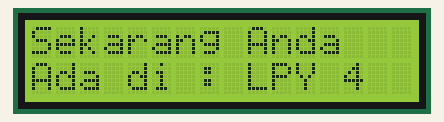
Simulated run of this program. Board: ESP8266 (NodeMCU). Parts: 16×2 character LCD. WiFi joins after 1.5 s; servers stay silent unless stated; a WiFi scan finds three made-up networks; no MQTT or app messages arrive unless stated; what the program prints to the serial monitor is not drawn.

Above: at 11.8 s.

The program:

main.cpp
```cpp
#include <Arduino.h>
#include <ESP8266WiFi.h>
#include <LiquidCrystal_I2C.h>

LiquidCrystal_I2C lcd(0x27, 16, 2);
#include <PubSubClient.h>

const char *ssid = "Araspot";
const char *password = "yondatau";
const char *mqtt_server = "test.mosquitto.org";

WiFiClient espClient;
PubSubClient client(espClient);

long now = millis();
long lastMeasure = 0;
String macAddr = "";

void setup_wifi()
{
    delay(10);
    Serial.println();
    Serial.print("Connecting to ");
    Serial.println(ssid);
    WiFi.begin(ssid, password);
    while (WiFi.status() != WL_CONNECTED)
    {
        delay(500);
        Serial.print(".");
    }
    Serial.println("");
    Serial.print("WiFi connected - ESP IP address: ");
    Serial.println(WiFi.localIP());
    macAddr = WiFi.macAddress();
    Serial.println(macAddr);
}

void reconnect()
{
    while (!client.connected())
    {
        Serial.print("Attempting MQTT connection...");
        if (client.connect(macAddr.c_str()))
        {
            Serial.println("connected");
        }
        else
        {
            Serial.print("failed, rc=");
            Serial.print(client.state());
            Serial.println(" try again in 5 seconds");
            delay(5000);
        }
    }
}

// void setup()
// {
//   Serial.begin(115200);
//   Serial.println("Mqtt Node-RED");
//   setup_wifi();
//   client.setServer(mqtt_server, 1883);
// }

// void loop()
// {
//   if (!client.connected())
//   {
//     reconnect();
//   }
//   if (!client.loop())
//   {
//     client.connect(macAddr.c_str());
//   }
//   now = millis();
//   if (now - lastMeasure > 5000)
//   {
//     lastMeasure = now;

//     int rssi = WiFi.RSSI();

//     static char RSSITemp[7];
//     dtostrf(rssi, 4, 2, RSSITemp);
//     Serial.println(RSSITemp);

//     client.publish("2041720230/room/rssi", RSSITemp);
//   }
// }

////////////////////////////////////////////////

// void setup()
// {
//     Serial.begin(115200);
//     WiFi.mode(WIFI_STA);
//     WiFi.disconnect();
// }

// void loop()
// {
//     int numNetwork = WiFi.scanNetworks();

//     for (int i = 0; i < numNetwork; i++)
//     {
//         Serial.println(WiFi.SSID(i));

//         delay(3000);
//     }
// }

//////////////////////////////

const char *ssid1 = "Araspot";
const char *ssid2 = "JTI-POLINEMA";
const char *ssid3 = "gudang";
const char *ssid4 = "Auditorium LT8 Barat";
const char *ssid5 = "Wifi Barat";

void setup()
{
    Serial.begin(115200);
    WiFi.mode(WIFI_STA);
    delay(100);

    setup_wifi();
    client.setServer(mqtt_server, 1883);

    lcd.init();
    lcd.backlight();
    lcd.clear();
    lcd.home();

    Serial.println();
    Serial.println("Memulai...");
}

int32_t getRSSI(const char *ssid)
{
    int32_t rssi = 0;

    int32_t numberOfNetworks = WiFi.scanNetworks();

    for (int32_t i = 0; i < numberOfNetworks; i++)
    {
        if (WiFi.SSID(i) == ssid)
        {
            rssi = WiFi.RSSI(i);
            break;
        }
    }

    WiFi.scanDelete();

    return rssi;
}

// void loop()
// {
//     int32_t rssi1 = getRSSI(ssid1);
//     int32_t rssi2 = getRSSI(ssid2);
//     int32_t rssi3 = getRSSI(ssid3);
//     int32_t rssi4 = getRSSI(ssid4);
//     int32_t rssi5 = getRSSI(ssid5);

//     Serial.print("RSSI ");
//     Serial.print(ssid1);
//     Serial.print(": ");
//     Serial.println(rssi1);

//     Serial.print("RSSI ");
//     Serial.print(ssid2);
//     Serial.print(": ");
//     Serial.println(rssi2);

//     Serial.print("RSSI ");
//     Serial.print(ssid3);
//     Serial.print(": ");
//     Serial.println(rssi3);

//     Serial.print("RSSI ");
//     Serial.print(ssid4);
//     Serial.print(": ");
//     Serial.println(rssi4);

//     Serial.print("RSSI ");
//     Serial.print(ssid5);
//     Serial.print(": ");
//     Serial.println(rssi5);

//     Serial.println("----------------");

//     delay(1000);
// }

///////////////////////////////////////////////////////////

#include "model.h"                              //the classifier model
Eloquent::ML::Port::SVM SVM_SKleanr_classifier; // instanciate the classifier object

// // void setup()
// // {
// //     Serial.begin(115200); // begin the Serial communication
// // }

void loop()
{
    float rssi1 = getRSSI(ssid1);
    float rssi2 = getRSSI(ssid2);
    float rssi3 = getRSSI(ssid3);
    float rssi4 = getRSSI(ssid4);
    float rssi5 = getRSSI(ssid5);

    float features[] = {rssi1, rssi2, rssi3, rssi4, rssi5}; // create the array containing the read values size is : 1x3 same as defined in google colab

    String output_str = SVM_SKleanr_classifier.predictLabel(features); // run inference

    if (!client.connected())
    {
        reconnect();
    }
    if (!client.loop())
    {
        client.connect(macAddr.c_str());
    }
    now = millis();
    if (now - lastMeasure > 5000)
    {
        lcd.home();
        lcd.print("Sekarang Anda ");
        lcd.setCursor(0, 1); // set cursor to column 0, row 1
        lcd.print("Ada di : ");
        lcd.print(String(output_str));

        lastMeasure = now;

        // static char RSSITemp[7];
        // // dtostrf(static_cast<double>(output_str.toFloat()), 4, 2, RSSITemp);
        // dtostrf(output_str, 4, 2, RSSITemp);
        Serial.println(output_str);

        client.publish("2041720230/room/ips", output_str.c_str());
    }

    Serial.println(output_str); // print the resulting orientation
    delay(700);
}
```

model.h
```cpp
#pragma once
#include <cstdarg>
#include <stdint.h>
#include <math.h>

namespace Eloquent
{
    namespace ML
    {
        namespace Port
        {
            class SVM
            {
            public:
                /**
                 * Predict class for features vector
                 */
                int predict(float *x)
                {
                    float kernels[44] = {0};
                    float decisions[1] = {0};
                    int votes[2] = {0};
                    kernels[0] = compute_kernel(x, -59.0, -77.0, -81.0, -75.0, 0.0);
                    kernels[1] = compute_kernel(x, -54.0, -87.0, -78.0, 0.0, -86.0);
                    kernels[2] = compute_kernel(x, -44.0, -67.0, 0.0, -78.0, 0.0);
                    kernels[3] = compute_kernel(x, -62.0, -73.0, 0.0, 0.0, 0.0);
                    kernels[4] = compute_kernel(x, -61.0, -68.0, -74.0, -76.0, 0.0);
                    kernels[5] = compute_kernel(x, -67.0, -85.0, 0.0, -78.0, -75.0);
                    kernels[6] = compute_kernel(x, -66.0, -85.0, 0.0, 0.0, 0.0);
                    kernels[7] = compute_kernel(x, -44.0, -79.0, 0.0, 0.0, -76.0);
                    kernels[8] = compute_kernel(x, -57.0, -73.0, -80.0, 0.0, -76.0);
                    kernels[9] = compute_kernel(x, -66.0, -72.0, -83.0, -82.0, -73.0);
                    kernels[10] = compute_kernel(x, -49.0, -84.0, -70.0, -79.0, -75.0);
                    kernels[11] = compute_kernel(x, -60.0, -71.0, 0.0, -76.0, 0.0);
                    kernels[12] = compute_kernel(x, -59.0, -74.0, 0.0, 0.0, 0.0);
                    kernels[13] = compute_kernel(x, -60.0, -83.0, -71.0, -71.0, 0.0);
                    kernels[14] = compute_kernel(x, -63.0, -90.0, -71.0, 0.0, -80.0);
                    kernels[15] = compute_kernel(x, -54.0, -83.0, -78.0, 0.0, 0.0);
                    kernels[16] = compute_kernel(x, -59.0, -80.0, 0.0, -79.0, -81.0);
                    kernels[17] = compute_kernel(x, -70.0, -85.0, 0.0, -75.0, 0.0);
                    kernels[18] = compute_kernel(x, -51.0, -81.0, -71.0, 0.0, -74.0);
                    kernels[19] = compute_kernel(x, -53.0, -76.0, -75.0, -73.0, -82.0);
                    kernels[20] = compute_kernel(x, -71.0, -85.0, -67.0, 0.0, 0.0);
                    kernels[21] = compute_kernel(x, -60.0, -70.0, -73.0, 0.0, 0.0);
                    kernels[22] = compute_kernel(x, -53.0, -74.0, -67.0, -77.0, 0.0);
                    kernels[23] = compute_kernel(x, -54.0, -89.0, -74.0, -72.0, -72.0);
                    kernels[24] = compute_kernel(x, -58.0, -89.0, 0.0, 0.0, -75.0);
                    kernels[25] = compute_kernel(x, 0.0, -56.0, -83.0, 0.0, -61.0);
                    kernels[26] = compute_kernel(x, -76.0, -66.0, 0.0, -74.0, 0.0);
                    kernels[27] = compute_kernel(x, -77.0, -65.0, 0.0, -73.0, -49.0);
                    kernels[28] = compute_kernel(x, -76.0, -56.0, -85.0, -82.0, -60.0);
                    kernels[29] = compute_kernel(x, 0.0, -88.0, 0.0, -72.0, -67.0);
                    kernels[30] = compute_kernel(x, -77.0, -65.0, 0.0, 0.0, -74.0);
                    kernels[31] = compute_kernel(x, -76.0, -59.0, 0.0, 0.0, 0.0);
                    kernels[32] = compute_kernel(x, 0.0, -55.0, 0.0, -77.0, -66.0);
                    kernels[33] = compute_kernel(x, -77.0, -64.0, 0.0, -71.0, -62.0);
                    kernels[34] = compute_kernel(x, -76.0, -76.0, 0.0, 0.0, 0.0);
                    kernels[35] = compute_kernel(x, 0.0, -69.0, 0.0, 0.0, -64.0);
                    kernels[36] = compute_kernel(x, -73.0, -57.0, 0.0, -73.0, 0.0);
                    kernels[37] = compute_kernel(x, -77.0, -59.0, 0.0, -72.0, -65.0);
                    kernels[38] = compute_kernel(x, -80.0, -73.0, 0.0, 0.0, -68.0);
                    kernels[39] = compute_kernel(x, 0.0, -60.0, 0.0, -68.0, -54.0);
                    kernels[40] = compute_kernel(x, -77.0, -56.0, 0.0, 0.0, -48.0);
                    kernels[41] = compute_kernel(x, 0.0, -65.0, 0.0, -84.0, -51.0);
                    kernels[42] = compute_kernel(x, -75.0, -58.0, 0.0, 0.0, 0.0);
                    kernels[43] = compute_kernel(x, 0.0, -58.0, 0.0, 0.0, -59.0);
                    float decision = -0.086415241781;
                    decision = decision - (+kernels[0] * -0.220016381087 + kernels[1] * -0.180020293937 + kernels[2] * -0.537153813409 + kernels[3] * -1.0 + kernels[4] * -0.319992401911 + kernels[5] * -1.0 + kernels[6] * -0.966724653227 + kernels[7] * -0.730766453949 + kernels[8] * -0.446243560034 + kernels[9] * -1.0 + kernels[10] * -0.204533753072 + kernels[11] * -1.0 + kernels[12] * -1.0 + kernels[13] * -0.286454976704 + kernels[14] * -0.353799253209 + kernels[15] * -0.358066127632 + kernels[16] * -0.659692643664 + kernels[17] * -1.0 + kernels[18] * -0.145248484026 + kernels[19] * -0.073410161561 + kernels[20] * -0.452888391233 + kernels[21] * -0.311365375949 + kernels[22] * -0.216623526505 + kernels[23] * -0.267139347629 + kernels[24] * -1.0);
                    decision = decision - (+kernels[25] * 1.0 + kernels[26] * 1.0 + kernels[27] * 0.205275036552 + kernels[28] * 1.0 + kernels[29] * 0.748337449748 + kernels[30] * 0.644196467771 + kernels[31] * 1.0 + kernels[32] * 0.475947871127 + kernels[33] * 1.0 + kernels[34] * 1.0 + kernels[35] * 0.772437481145 + kernels[36] * 1.0 + kernels[37] * 0.577311767115 + kernels[38] * 0.951598650801 + kernels[39] * 0.169111144264 + kernels[40] * 0.364025755483 + kernels[41] * 0.349894356391 + kernels[42] * 1.0 + kernels[43] * 0.47200361834);

                    return decision > 0 ? 0 : 1;
                }

                /**
                 * Predict readable class name
                 */
                const char *predictLabel(float *x)
                {
                    return idxToLabel(predict(x));
                }

                /**
                 * Convert class idx to readable name
                 */
                const char *idxToLabel(uint8_t classIdx)
                {
                    switch (classIdx)
                    {
                    case 0:
                        return "LIG 2";
                    case 1:
                        return "LPY 4";
                    default:
                        return "Houston we have a problem";
                    }
                }

            protected:
                /**
                 * Compute kernel between feature vector and support vector.
                 * Kernel type: rbf
                 */
                float compute_kernel(float *x, ...)
                {
                    va_list w;
                    va_start(w, 5);
                    float kernel = 0.0;

                    for (uint16_t i = 0; i < 5; i++)
                    {
                        kernel += pow(x[i] - va_arg(w, double), 2);
                    }

                    return exp(-0.001 * kernel);
                }
            };
        }
    }
}
```
